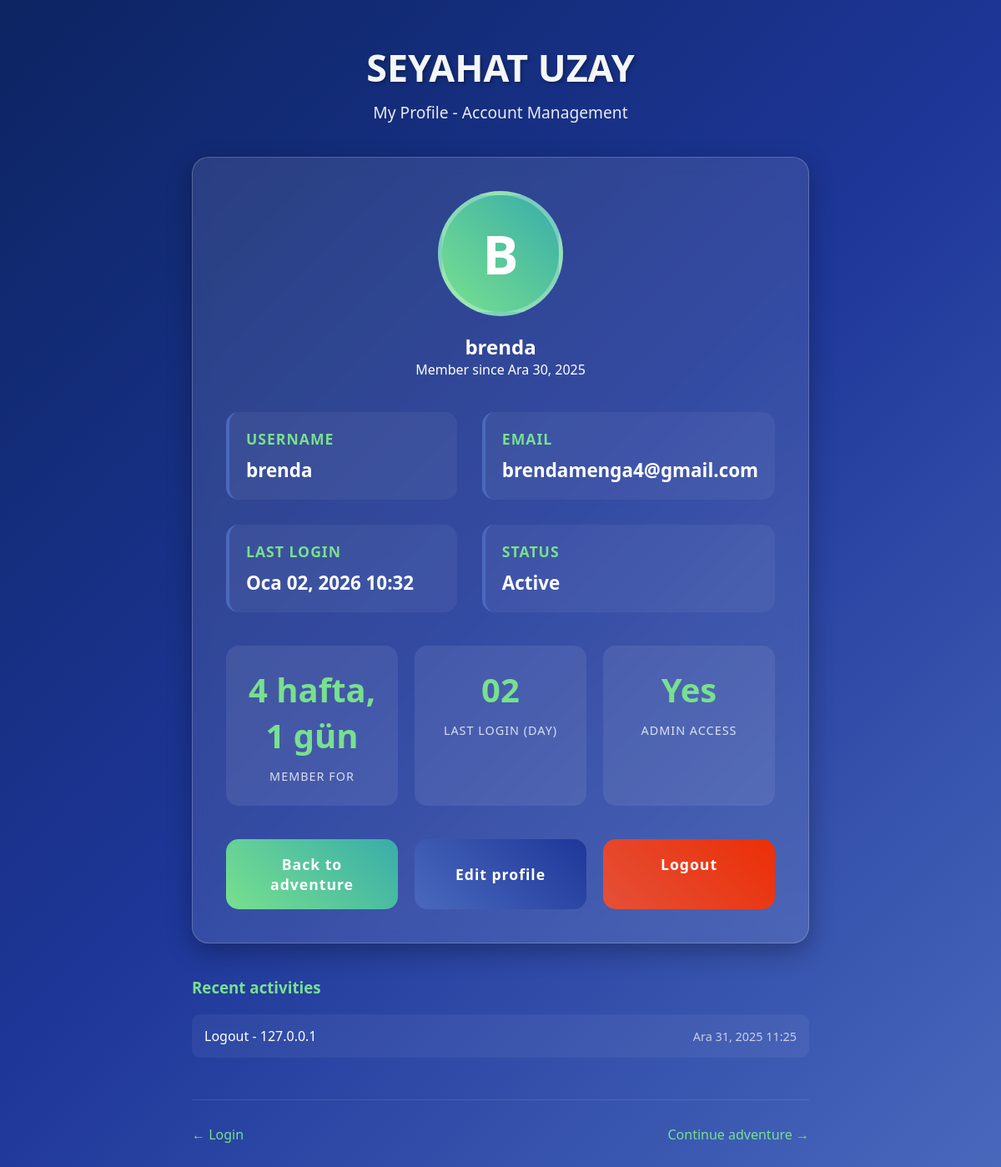
The app's page /accounts/profile/ (signed in), older data.
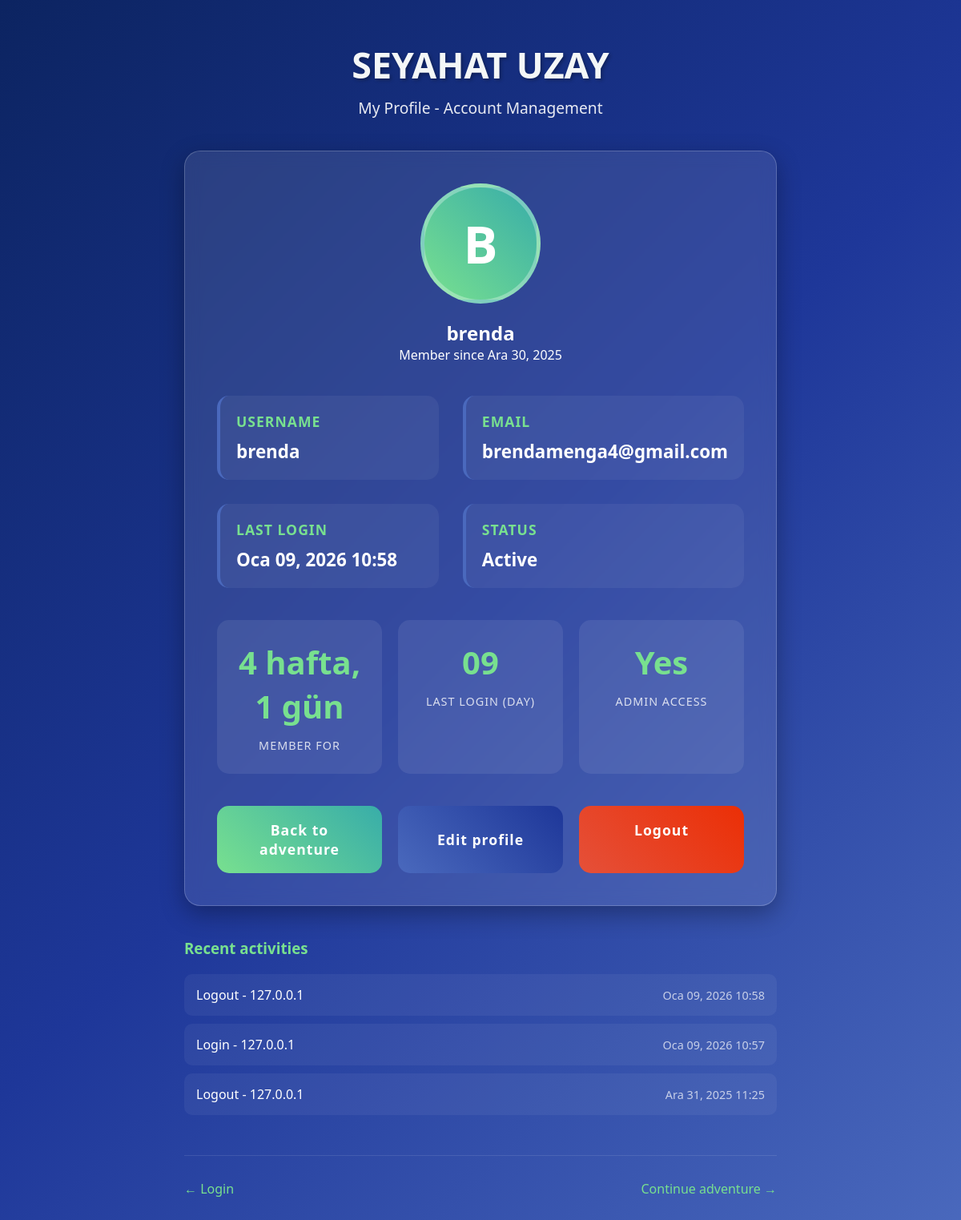
The same page, newer data.
### accounts/models.py (models this page shows, shortened)
class CustomUser(AbstractUser):
    email = models.EmailField(unique=True)
    phone = models.CharField(max_length=20, blank=True, verbose_name="Phone")
    birth_date = models.DateField(null=True, blank=True, verbose_name="Birth Date")
    class Meta:
        verbose_name = "User"
        verbose_name_plural = "Users"

class UserActivity(models.Model):
    ACTIVITY_TYPES = [
        ('LOGIN', 'Login'),
        ('LOGOUT', 'Logout'),
        ('REGISTER', 'Registration'),
        ('PROFILE_UPDATE', 'Profile Update'),
        ('BOOKING', 'Booking'),
        ('PASSWORD_CHANGE', 'Password Change'),
    ]
    user = models.ForeignKey(
        CustomUser,
        on_delete=models.CASCADE,
        related_name='activities'
    )
    activity_type = models.CharField(
        max_length=50,
        choices=ACTIVITY_TYPES,
        default='LOGIN',
        verbose_name="Activity Type"
    )
    timestamp = models.DateTimeField(
        auto_now_add=True,
        verbose_name="Date and Time"
    )
    ip_address = models.GenericIPAddressField(
        null=True,
        blank=True,
        verbose_name="IP Address"
    )
    details = models.TextField(
        blank=True,
        verbose_name="Additional Details"
    )
    class Meta:
        verbose_name = "User Activity"
        verbose_name_plural = "User Activities"
        ordering = ['-timestamp']

### accounts/views.py (the view, shortened to what this page needs)
# urls.py: path('profile/', views.profile_view, name='profile'),
@login_required
def profile_view(request):
    recent_activities = UserActivity.objects.filter(user=request.user)[:5]
    return render(request, 'profile.html', {
        'user': request.user,
        'recent_activities': recent_activities
    })

### accounts/templates/profile.html (shortened to what this page needs)
<!DOCTYPE html>
<html lang="en">
<head>
</head>
<body>
    <div class="container">
        <div class="header">
            <h1>SEYAHAT UZAY</h1>
            <p>My Profile - Account Management</p>
        </div>
        <div class="profile-card">
            <div class="avatar-section">
                <div class="avatar">
                    {{ user.username|first|upper }}
                </div>
                <h2>{{ user.username }}</h2>
                <p>Member since {{ user.date_joined|date:"M d, Y" }}</p>
            </div>
            <div class="user-info">
                <div class="info-item">
                    <h3>Username</h3>
                    <p>{{ user.username }}</p>
                </div>
                <div class="info-item">
                    <h3>Email</h3>
                    <p>{{ user.email }}</p>
                </div>
                <div class="info-item">
                    <h3>Last Login</h3>
                    <p>{{ user.last_login|date:"M d, Y H:i" }}</p>
                </div>
                <div class="info-item">
                    <h3>Status</h3>
                    <p>{% if user.is_active %}Active{% else %}Inactive{% endif %}</p>
                </div>
            </div>
            <div class="stats">
                <div class="stat-box">
                    <span class="number">{% if user.date_joined %}{{ user.date_joined|timesince }}{% else %}N/A{% endif %}</span>
                    <span class="label">Member for</span>
                </div>
                <div class="stat-box">
                    <span class="number">{{ user.last_login|date:"d" }}</span>
                    <span class="label">Last login (day)</span>
                </div>
                <div class="stat-box">
                    <span class="number">{% if user.is_staff %}Yes{% else %}No{% endif %}</span>
                    <span class="label">Admin access</span>
                </div>
            </div>
            <div class="actions">
                <a href="{% url 'visite:index' %}" class="btn">
                     Back to adventure
                </a>
                <button onclick="showEditForm()" class="btn btn-secondary">
                     Edit profile
                </button>
                <a href="{% url 'accounts:logout' %}" class="btn btn-danger">
                     Logout
                </a>
            </div>
        </div>
        {% if recent_activities %}
        <div class="recent-activity">
            <h3 style="margin-bottom: 20px; color: #78e08f;">Recent activities</h3>
            {% for activity in recent_activities %}
            <div class="activity-item">
                <span>{{ activity.get_activity_type_display }} - {{ activity.ip_address }}</span>
                <span class="activity-date">{{ activity.timestamp|date:"M d, Y H:i" }}</span>
            </div>
            {% endfor %}
        </div>
        {% endif %}
        <div class="navigation">
            <a href="{% url 'accounts:login' %}" style="color: #78e08f; text-decoration: none;">← Login</a>
            <a href="{% url 'visite:index' %}" style="color: #78e08f; text-decoration: none;">Continue adventure →</a>
        </div>
    </div>
</body>
</html>

### accounts/templates/profile.html (style rules this page uses)
* { margin: 0; padding: 0; box-sizing: border-box; font-family: 'Segoe UI', Tahoma, Geneva, Verdana, sans-serif; }
body { background: linear-gradient(135deg, #0c2461, #1e3799, #4a69bd); color: white; min-height: 100vh; padding: 20px; }
.container { max-width: 800px; margin: 0 auto; padding: 30px; }
.header { text-align: center; margin-bottom: 40px; }
.header h1 { font-size: 2.8rem; margin-bottom: 10px; color: #f4f7f7; text-shadow: 2px 2px 4px rgba(0,0,0,0.3); }
.header p { font-size: 1.2rem; opacity: 0.9; }
.profile-card { background: rgba(255, 255, 255, 0.1); backdrop-filter: blur(10px); border-radius: 20px; padding: 40px; margin-bottom: 30px; box-shadow: 0 10px 30px rgba(0,0,0,0.3); border: 1px solid rgba(255,255,255,0.2); }
.user-info { display: grid; grid-template-columns: 1fr 1fr; gap: 30px; margin-bottom: 40px; }
.info-item { background: rgba(255, 255, 255, 0.05); padding: 20px; border-radius: 15px; border-left: 4px solid #4a69bd; }
.info-item h3 { color: #78e08f; margin-bottom: 10px; font-size: 1.1rem; text-transform: uppercase; letter-spacing: 1px; }
.info-item p { font-size: 1.4rem; font-weight: 600; }
.avatar-section { text-align: center; margin-bottom: 40px; }
.avatar { width: 150px; height: 150px; border-radius: 50%; background: linear-gradient(45deg, #78e08f, #38ada9); display: flex; align-items: center; justify-content: center; margin: 0 auto 20px; font-size: 4rem; font-weight: bold; color: white; border: 5px solid rgba(255,255,255,0.3); }
.stats { display: grid; grid-template-columns: repeat(3, 1fr); gap: 20px; margin-bottom: 40px; }
.stat-box { background: rgba(255, 255, 255, 0.08); padding: 25px; border-radius: 15px; text-align: center; transition: transform 0.3s ease; }
.stat-box .number { font-size: 2.5rem; font-weight: bold; color: #78e08f; display: block; margin-bottom: 10px; }
.stat-box .label { font-size: 0.9rem; opacity: 0.8; text-transform: uppercase; letter-spacing: 1px; }
.actions { display: grid; grid-template-columns: repeat(auto-fit, minmax(200px, 1fr)); gap: 20px; margin-top: 40px; }
.btn { display: inline-block; padding: 18px 30px; background: linear-gradient(45deg, #78e08f, #38ada9); color: white; text-decoration: none; border-radius: 15px; font-size: 1.1rem; font-weight: 600; text-align: center; transition: all 0.3s ease; border: none; cursor: pointer; letter-spacing: 1px; }
.btn-secondary { background: linear-gradient(45deg, #4a69bd, #1e3799); }
.btn-danger { background: linear-gradient(45deg, #e55039, #eb2f06); }
.navigation { display: flex; justify-content: space-between; margin-top: 50px; padding-top: 30px; border-top: 1px solid rgba(255,255,255,0.1); }
.recent-activity { margin-top: 40px; }
.activity-item { background: rgba(255, 255, 255, 0.05); padding: 15px; border-radius: 10px; margin-bottom: 10px; display: flex; justify-content: space-between; align-items: center; }
.activity-date { font-size: 0.9rem; opacity: 0.7; }

Row changes from the older to the newer data that the page shows:
changed CustomUser "4 hafta, 1 gün": last_login "Oca 02, 2026 10:32" → "Oca 09, 2026 10:58"; last_login "02" → "09"
added UserActivity: activity_type "Logout", ip_address "127.0.0.1", timestamp "Oca 09, 2026 10:58"
added UserActivity: activity_type "Login", ip_address "127.0.0.1", timestamp "Oca 09, 2026 10:57"
